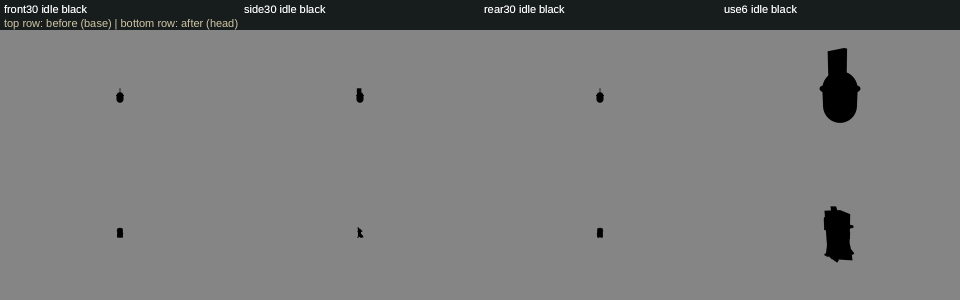
#> input picture artifacts/local/asset-units/enemy_chaser/sheet-idle-black-thumb.png, 1920 x 600 px, given in place of front30-idle-lit.png, which was not available (shown at 1/2 size)
$ python sheets.py
#> lines starting #> are read from the running program, lines starting #| are printed output that depends on the picture
from PIL import Image, ImageDraw, ImageFont
from pathlib import Path
import json, sys
D = Path('/home/andrew/Projects/scrapkeep/artifacts/local/visual-development/asset-c10/artifacts/local/asset-units/enemy_chaser')
font = ImageFont.truetype('/usr/share/fonts/liberation/LiberationSans-Regular.ttf', 22)
views = ['front30', 'side30', 'rear30', 'use6']
poses = ['idle', 'windup', 'lunge']
def sheet(mode, thumb):
#> called with mode = 'lit', thumb = False
    w, h = (480, 270) if thumb else (960, 540)
    cols = len(views)
    for pose in poses:
        img = Image.new('RGB', (cols * w, 2 * h + 60), '#171d1d')
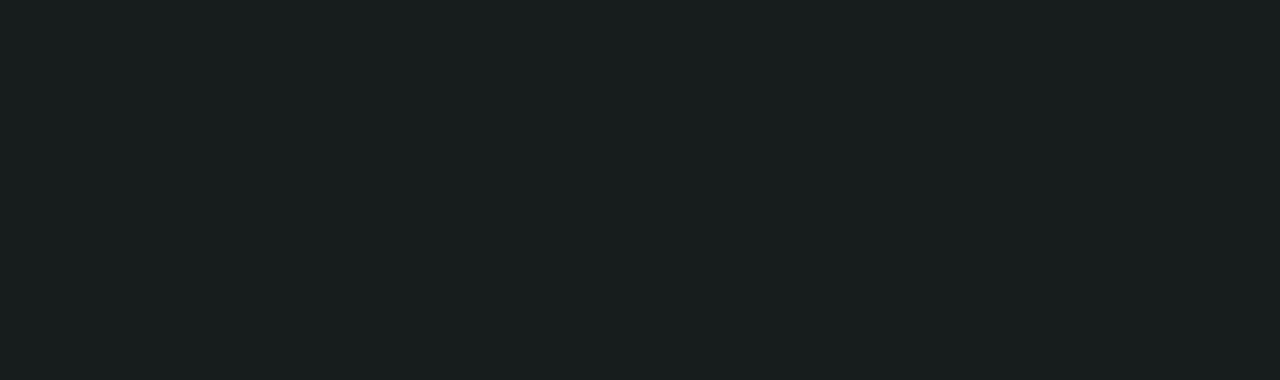
#> img: PIL image 3840x1140 RGB (shown at 1/3 size); mean R, G, B 23, 29, 29
        d = ImageDraw.Draw(img)
        for r, (tag, label) in enumerate([('before', 'base f9041a5'), ('after', 'head')]):
            for c, v in enumerate(views):
                im = Image.open(D / tag / f'{v}-{pose}-{mode}.png').convert('RGB').resize((w, h), Image.LANCZOS)
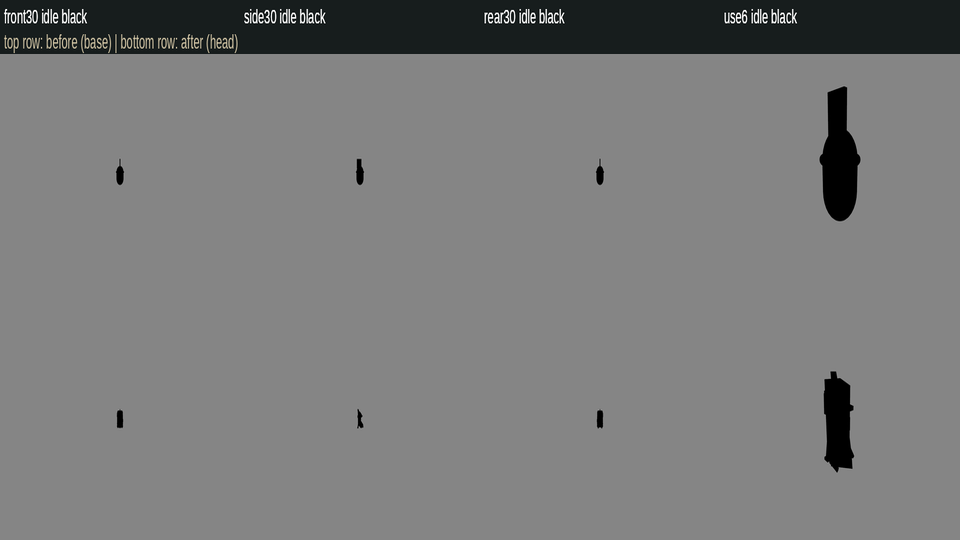
#> im: PIL image 960x540 RGB; mean R, G, B 121.4, 121.9, 121.9
                img.paste(im, (c * w, 60 + r * h))
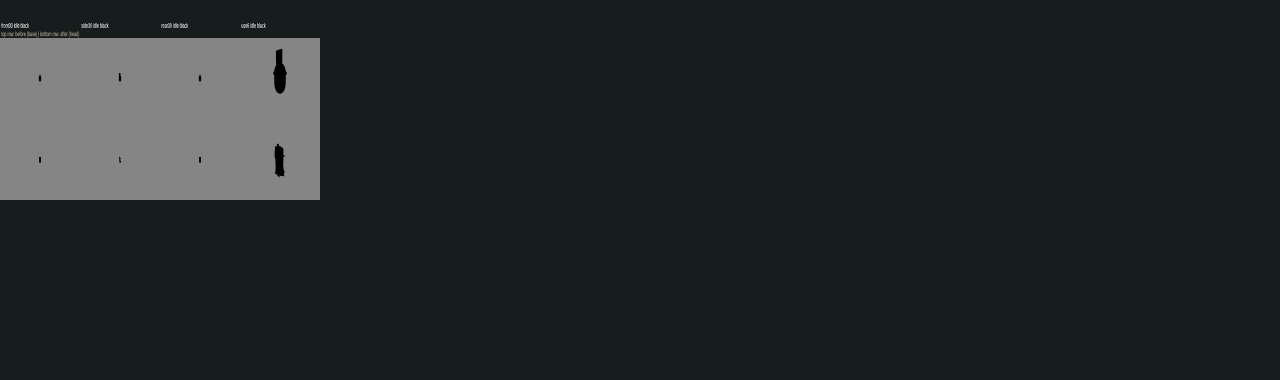
#> img: PIL image 3840x1140 RGB (shown at 1/3 size); mean R, G, B 34.7, 40, 40
                d.text((c * w + 8, 6 + 0), f'{v} {pose} {mode}', font=font, fill='white')
            d.text((8, 32), '', font=font)
        d.text((8, 34), 'top row: before (base) | bottom row: after (head)', font=font, fill='#d2c5a5')
        out = D / f'sheet-{pose}-{mode}{"-thumb" if thumb else ""}.png'
        img.save(out)
for mode in ('lit', 'black'):
#> (the run stopped early here; a loop or call above may not have finished)

$ run again, on artifacts/local/asset-units/enemy_chaser/sheet-lunge-black.png
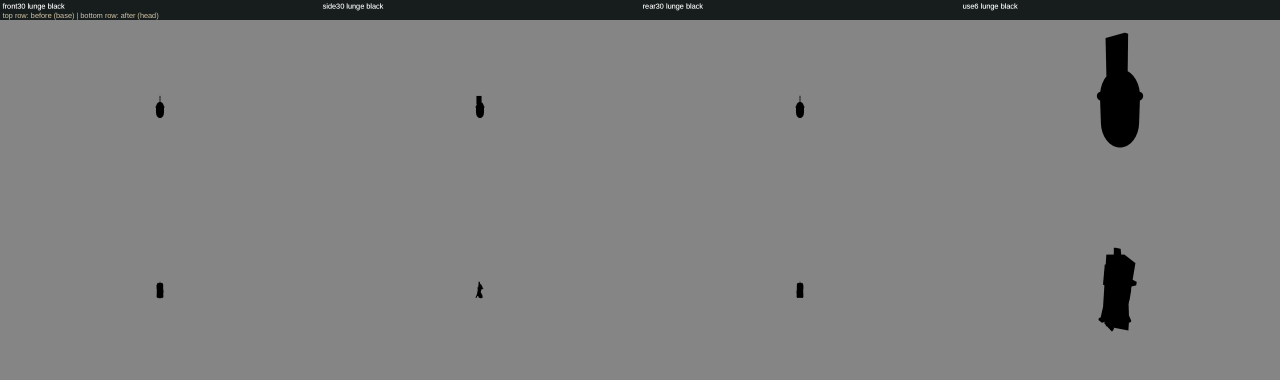
#> input picture artifacts/local/asset-units/enemy_chaser/sheet-lunge-black.png, 3840 x 1140 px, given in place of front30-idle-lit.png, which was not available (shown at 1/3 size)
#> in sheet, `im = Image.open(D / tag / f'{v}-{pose}-{mode}.png').convert('RGB').res..`:
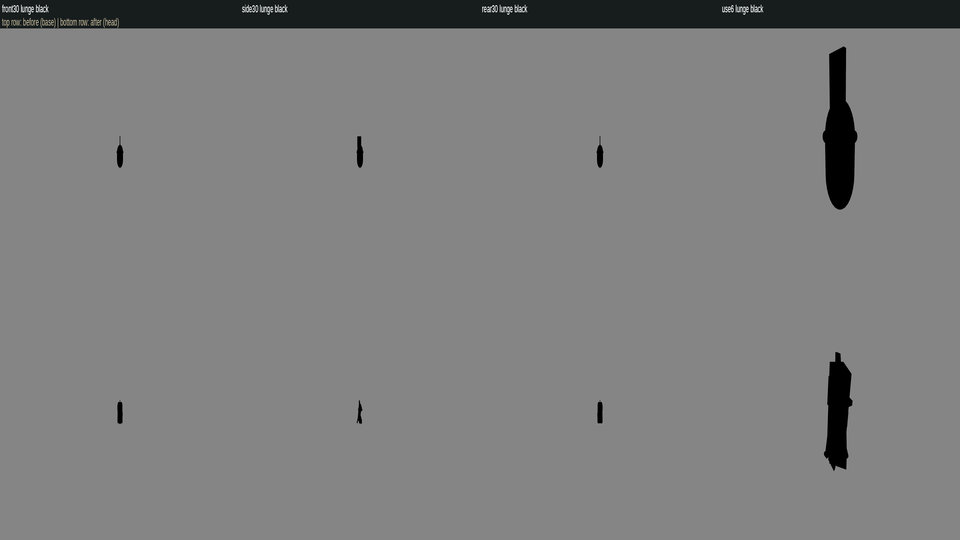
#> im: PIL image 960x540 RGB; mean R, G, B 125.8, 126.1, 126.1
#> in sheet, `img.paste(im, (c * w, 60 + r * h))`:
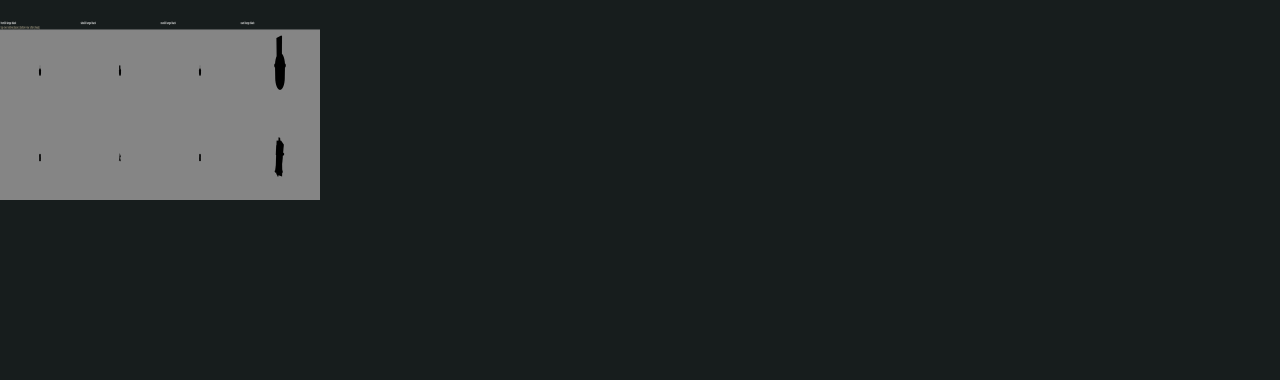
#> img: PIL image 3840x1140 RGB (shown at 1/3 size); mean R, G, B 35.2, 40.5, 40.5
